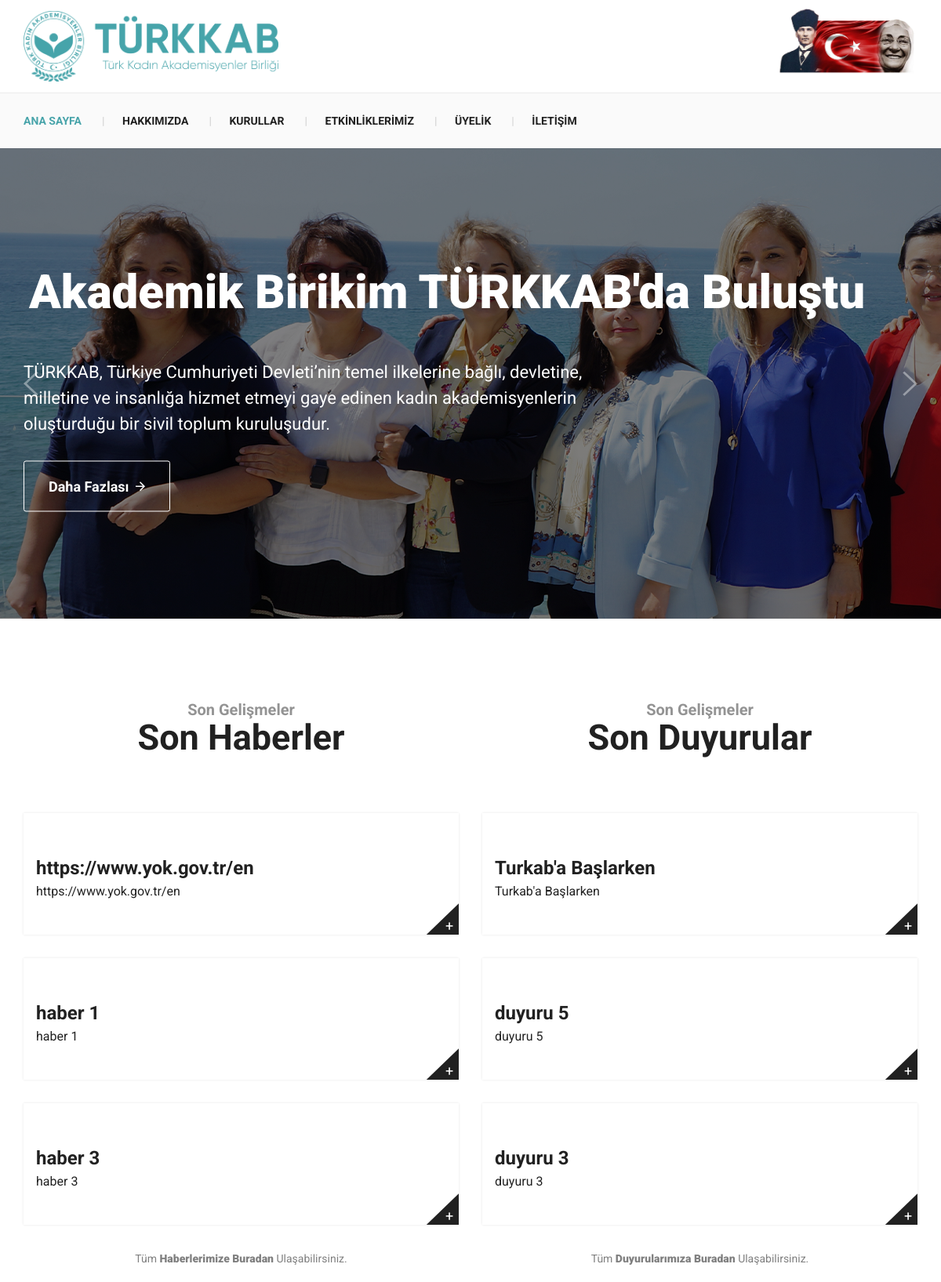
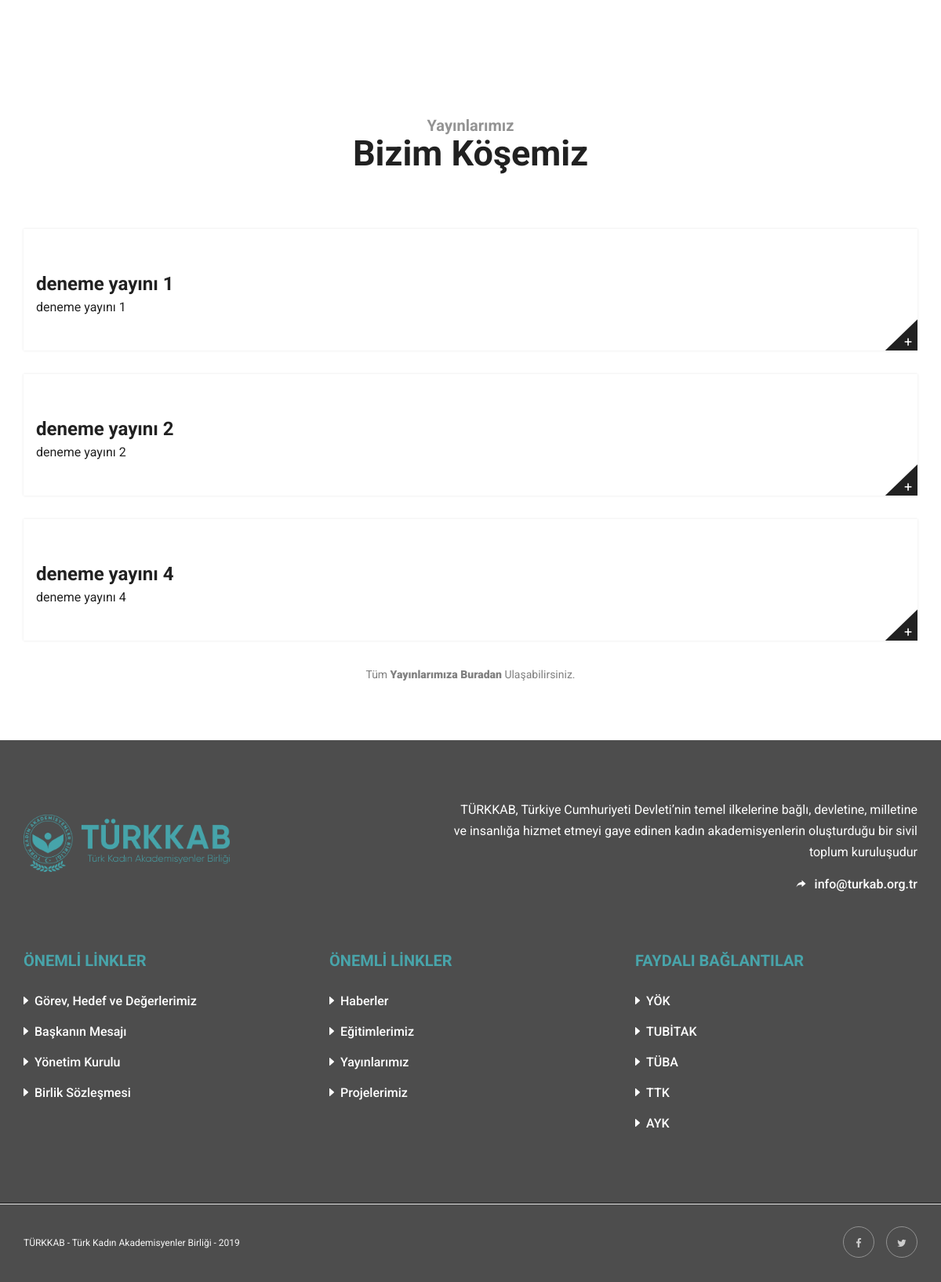
The page / on the database its author committed (2 pictures, top to bottom).
### mainapp/models.py (models this page shows, shortened)
class Haber(models.Model):
    haber_name = models.CharField(('Haber Başlığı'), max_length= 150)
    haber_tarihi = models.DateField(('Haber Tarihi'))
    haber_icerik = RichTextField(('Haber İçeriği'))
    haber_slug = models.SlugField(('Haber Slug'), unique = True)
    class Meta:
        verbose_name = 'Haber'
        verbose_name_plural = 'Haberler'
        ordering = ('-haber_tarihi',)

class Duyuru(models.Model):
    duyuru_name = models.CharField(('Duyuru Başlığı'), max_length= 150)
    duyuru_tarihi = models.DateField(('Duyuru Tarihi'))
    duyuru_icerik = RichTextField(('Duyuru İçeriği'))
    duyuru_slug = models.SlugField(('Duyuru Slug'), unique= True)
    class Meta:
        verbose_name = 'Duyuru'
        verbose_name_plural = 'Duyurular'
        ordering = ('-duyuru_tarihi',)

class Etkinlik(models.Model):
    etkinlik_name = models.CharField(('Yayın Adı'), max_length= 150)
    etkinlik_tarihi = models.DateField(('Yayın Tarihi'))
    etkinlik_icerik = RichTextField(('Yayın İçeriği'))
    etkinlik_slug = models.SlugField(('Yayın Slug Adı'), unique= True)
    class Meta:
        verbose_name = 'Yayın'
        verbose_name_plural = 'Yayınlar'
        ordering = ('-etkinlik_tarihi',)

### mainapp/views.py (the view)
# urls.py: path('', index, name="index"),
def index(request):
    uchaber = Haber.objects.all()[:3]
    ucduyuru = Duyuru.objects.all()[:3]
    ucyayin = Etkinlik.objects.all()[:3]
    kurullarUst = Kurul.objects.filter(kurul_ustkurul__isnull = True)
    kurullarAlt = Kurul.objects.filter(kurul_ustkurul__isnull = False)
    return render(request, 'mainapp/index.html', {'nbar' : 'index', 'kurullarUst' : kurullarUst, 'kurullarAlt' : kurullarAlt, 'uchaber' : uchaber, 'ucduyuru' : ucduyuru, 'ucyayin' : ucyayin})

### mainapp/templates/mainapp/index.html (shortened to what this page needs)
{% extends 'mainapp/components/layout.html' %}
{% load static %}
{% block body %}
<section class="slider-area">
    <div class="slider-carousel">
        <div class="single-item">
            <img src="{% static 'mainapp/images/turkab-slider-1.png' %}" alt="First slide">
           <div class="overlay"></div>
            <div class="container-parent">
                <div class="container">
                    <div class="sune-carousel-caption">
                       <h1>
                       <span class="everyone">Akademik Birikim TÜRKKAB'da Buluştu
                        </span></h1>
                        <p>TÜRKKAB, Türkiye Cumhuriyeti Devleti’nin temel ilkelerine bağlı, devletine, milletine ve insanlığa hizmet etmeyi gaye edinen kadın akademisyenlerin oluşturduğu bir sivil toplum kuruluşudur.</p>
                        <a href="#" class="more-stories">Daha Fazlası <i class="ion-android-arrow-forward"></i></a>
                    </div>
                </div>
            </div>
        </div>
    </div>
</section>
    <section class="recent-news-area">
        <div class="container">
            <div class="row">
                <div class="col-md-6">
                    <div class="section-heading section-padding">
                        <h2><span>Son Gelişmeler</span>Son Haberler</h2>
                    </div>
                    <div class="row">
                        {% for haber in uchaber %}
                            <div class="col-md-12">
                                <div class="news-item">
                                    <div class="news-text">
                                        <h3><a href="{% url 'haberdetay' haberslug=haber.haber_slug %}">{{ haber.haber_name | truncatechars_html:100 }}</a></h3>
                                        <p>{{ haber.haber_icerik |safe|truncatechars_html:200|linebreaks }}</p>
                                    </div>
                                    <a href="{% url 'haberdetay' haberslug=haber.haber_slug %}" class="read-more-icon"><span>+</span></a>
                                </div>
                            </div>
                        {% endfor %}
                        <div class="all-causes-page text-center ">Tüm <a href="{% url 'haberler' %}">Haberlerimize Buradan </a>Ulaşabilirsiniz.</div>
                    </div>
                </div>
                <div class="col-md-6">
                        <div class="section-heading section-padding">
                            <h2><span>Son Gelişmeler</span>Son Duyurular</h2>
                        </div>
                        <div class="row">
                            {% for duyuru in ucduyuru %}
                                <div class="col-md-12">
                                    <div class="news-item">
                                        <div class="news-text">
                                            <h3><a href="{% url 'duyurudetay' duyuruslug=duyuru.duyuru_slug %}">{{ duyuru.duyuru_name | truncatechars_html:100 }}</a></h3>
                                            <p>{{ duyuru.duyuru_icerik |safe|truncatechars_html:200|linebreaks }}</p>
                                        </div>
                                        <a href="{% url 'duyurudetay' duyuruslug=duyuru.duyuru_slug %}" class="read-more-icon"><span>+</span></a>
                                    </div>
                                </div>
                            {% endfor %}
                            <div class="all-causes-page text-center ">Tüm <a href="{% url 'duyurular' %}">Duyurularımıza Buradan </a>Ulaşabilirsiniz.</div>
                        </div>
                    </div>
            </div>
        </div>
    </section>
    <section class="recent-news-area">
        <div class="container">
            <div class="row">
                <div class="col-md-12">
                    <div class="section-heading section-padding">
                        <h2><span>Yayınlarımız</span>Bizim Köşemiz</h2>
                    </div>
                    <div class="row">
                        {% for etkinlik in ucyayin %}
                            <div class="col-md-12">
                                <div class="news-item">
                                    <div class="news-text">
                                        <h3><a href="{% url 'etkinlikdetay' etkinlikslug=etkinlik.etkinlik_slug %}">{{ etkinlik.etkinlik_name }}</a></h3>
                                        <p>{{ etkinlik.etkinlik_icerik |safe|truncatechars_html:400|linebreaks }}</p>
                                    </div>
                                    <a href="{% url 'etkinlikdetay' etkinlikslug=etkinlik.etkinlik_slug %}" class="read-more-icon"><span>+</span></a>
                                </div>
                            </div>
                        {% endfor %}
                        <div class="all-causes-page text-center ">Tüm <a href="{% url 'etkinlikler' %}">Yayınlarımıza Buradan </a>Ulaşabilirsiniz.</div>
                    </div>
                </div>
            </div>
        </div>
    </section>
{% endblock %}

### mainapp/static/mainapp/css/responsive.css (style rules this page uses)
@media (max-width: 1440px) { .slider-area .single-item img { width: auto; } }

### rows shown on the page
Haber: haber_name "https://www.yok.gov.tr/en", haber_icerik "https://www.yok.gov.tr/en"
Haber: haber_name "haber 1", haber_icerik "haber 1"
Haber: haber_name "haber 3", haber_icerik "haber 3"
Duyuru: duyuru_name "Turkab'a Başlarken", duyuru_icerik "Turkab'a Başlarken"
Duyuru: duyuru_name "duyuru 5", duyuru_icerik "duyuru 5"
Duyuru: duyuru_name "duyuru 3", duyuru_icerik "duyuru 3"
Etkinlik: etkinlik_name "deneme yayını 1", etkinlik_icerik "deneme yayını 1"
Etkinlik: etkinlik_name "deneme yayını 2", etkinlik_icerik "deneme yayını 2"
Etkinlik: etkinlik_name "deneme yayını 4", etkinlik_icerik "deneme yayını 4"
